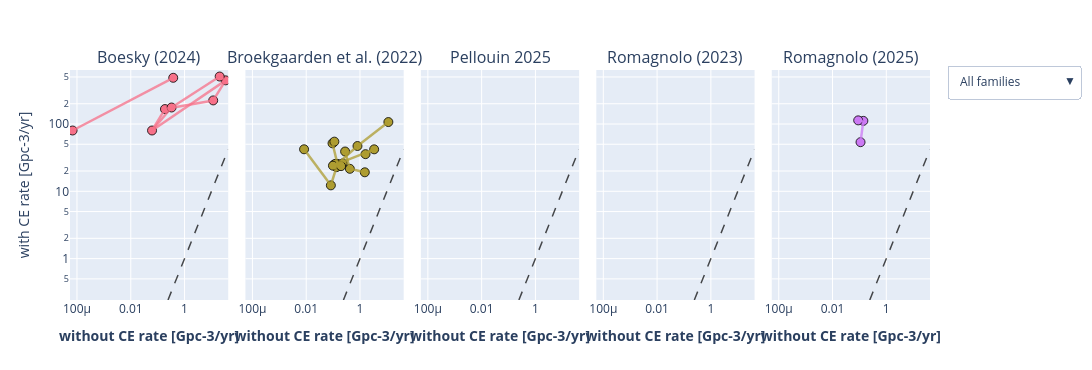

The notebook cell this image was saved under:
### Code cell
fig = plot_ce_vs_withoutce_rate_by_study_plotly(
    path_to_file="/Users/floorbroekgaarden/Projects/GitHub/Rates_of_Formation_Channels/plottingCode/All_Figures/Data_formation_channels_intrinsic/",
    DCOlabel="NS-NS",
    ncols_grid=5,
    panel_w=360,
    panel_h=290,
    marker_size=9,
    line_width=2.5,
    palette_name="husl",
)

fig.show()

# to save the figure
out = path_interactive_fig + "BNS_withCE_vs_withoutCE_rate_grid.html"
fig.write_html(out, include_plotlyjs="cdn")
